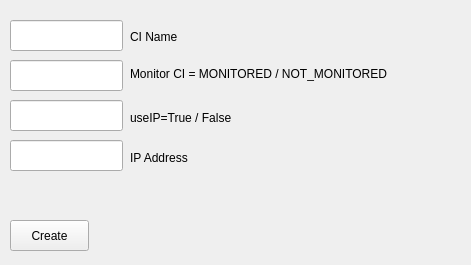
<?xml version="1.0" encoding="UTF-8"?>
<ui version="4.0">
 <class>Form</class>
 <widget class="QWidget" name="Form">
  <property name="geometry">
   <rect>
    <x>0</x>
    <y>0</y>
    <width>471</width>
    <height>265</height>
   </rect>
  </property>
  <property name="windowTitle">
   <string>Form</string>
  </property>
  <widget class="QLineEdit" name="ciLineEdit">
   <property name="geometry">
    <rect>
     <x>10</x>
     <y>20</y>
     <width>113</width>
     <height>31</height>
    </rect>
   </property>
  </widget>
  <widget class="QLineEdit" name="monitorLineEdit">
   <property name="geometry">
    <rect>
     <x>10</x>
     <y>60</y>
     <width>113</width>
     <height>31</height>
    </rect>
   </property>
  </widget>
  <widget class="QLineEdit" name="bolLineEdit">
   <property name="geometry">
    <rect>
     <x>10</x>
     <y>100</y>
     <width>113</width>
     <height>31</height>
    </rect>
   </property>
  </widget>
  <widget class="QLabel" name="ciLabel">
   <property name="geometry">
    <rect>
     <x>130</x>
     <y>30</y>
     <width>57</width>
     <height>14</height>
    </rect>
   </property>
   <property name="text">
    <string>CI Name</string>
   </property>
  </widget>
  <widget class="QLabel" name="monitorLabel">
   <property name="geometry">
    <rect>
     <x>130</x>
     <y>64</y>
     <width>281</width>
     <height>20</height>
    </rect>
   </property>
   <property name="text">
    <string>Monitor CI = MONITORED / NOT_MONITORED</string>
   </property>
  </widget>
  <widget class="QLabel" name="bolLabel">
   <property name="geometry">
    <rect>
     <x>130</x>
     <y>110</y>
     <width>131</width>
     <height>16</height>
    </rect>
   </property>
   <property name="text">
    <string>useIP=True / False</string>
   </property>
  </widget>
  <widget class="QLineEdit" name="ipLineEdit">
   <property name="geometry">
    <rect>
     <x>10</x>
     <y>140</y>
     <width>113</width>
     <height>31</height>
    </rect>
   </property>
  </widget>
  <widget class="QLabel" name="ipLabel">
   <property name="geometry">
    <rect>
     <x>130</x>
     <y>150</y>
     <width>131</width>
     <height>16</height>
    </rect>
   </property>
   <property name="text">
    <string>IP Address</string>
   </property>
  </widget>
  <widget class="QPushButton" name="createButton">
   <property name="geometry">
    <rect>
     <x>10</x>
     <y>220</y>
     <width>79</width>
     <height>31</height>
    </rect>
   </property>
   <property name="text">
    <string>Create</string>
   </property>
  </widget>
 </widget>
 <resources/>
 <connections/>
</ui>
